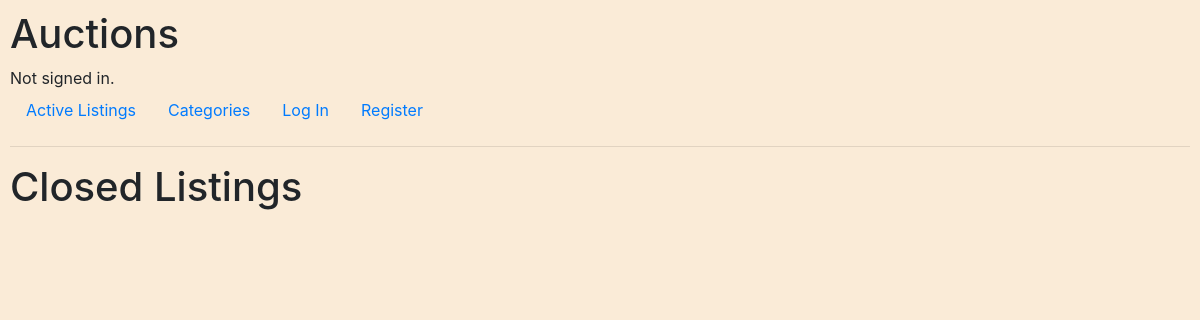
The app's page /test/, older data.
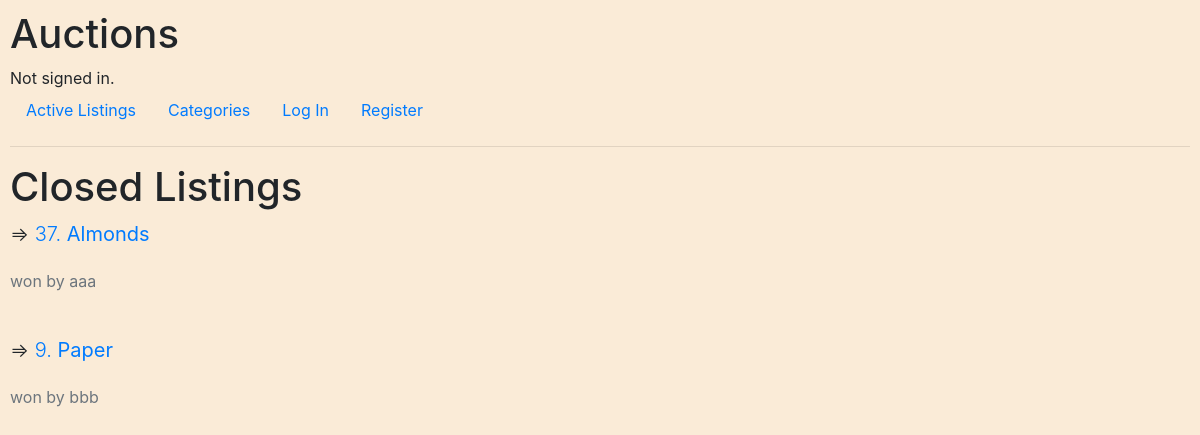
The same page, newer data.
### auctions/models.py (models this page shows, shortened)
class Listing(models.Model):
    name = models.CharField(max_length=64)
    image = models.ImageField(upload_to='images/', null=True, blank=True)
    description = models.TextField(blank=True)
    price = models.DecimalField(decimal_places=2,max_digits=50)
    bidcount = models.IntegerField(default=0)
    lastbidding_by = models.CharField(max_length=64, blank=True)
    lister = models.ForeignKey(User, on_delete=models.CASCADE, related_name="lister")
    category = models.CharField(max_length=64, blank=True)
    created_at = models.DateTimeField(auto_now_add=True)
    watched = models.ManyToManyField(User, blank=True, related_name="watching")
    winner = models.CharField(max_length=64, blank=True)
    is_closed = models.BooleanField(default=False)

### auctions/views.py (the view)
# urls.py: path("test/", views.test, name="test"),
def test(request):
    items = Listing.objects.filter(is_closed=True).order_by("-created_at")
    context = {
        "items": items,
    }
    return render(request, "auctions/test.html", context)

### auctions/templates/auctions/test.html
{% extends "auctions/layout.html" %}
{% load crispy_forms_tags %}
{% block body %}
<h1> Closed Listings </h1>
{% for item in items%}
    <div class="lead">
        <p>=> <a href="{% url 'listing' item.id %}">{{ item.id}}. <strong>{{ item.name }}</strong></a></p>
        <p><small class="text-muted">won by {{ item.winner }}</small></p>
    </div>
    <br>
{% endfor %}
{% endblock %}

Row changes from the older to the newer data that the page shows:
now on this page (row edited): Listing: id "37", name "Almonds", winner "aaa"
now on this page (row edited): Listing: id "9", name "Paper", winner "bbb"
